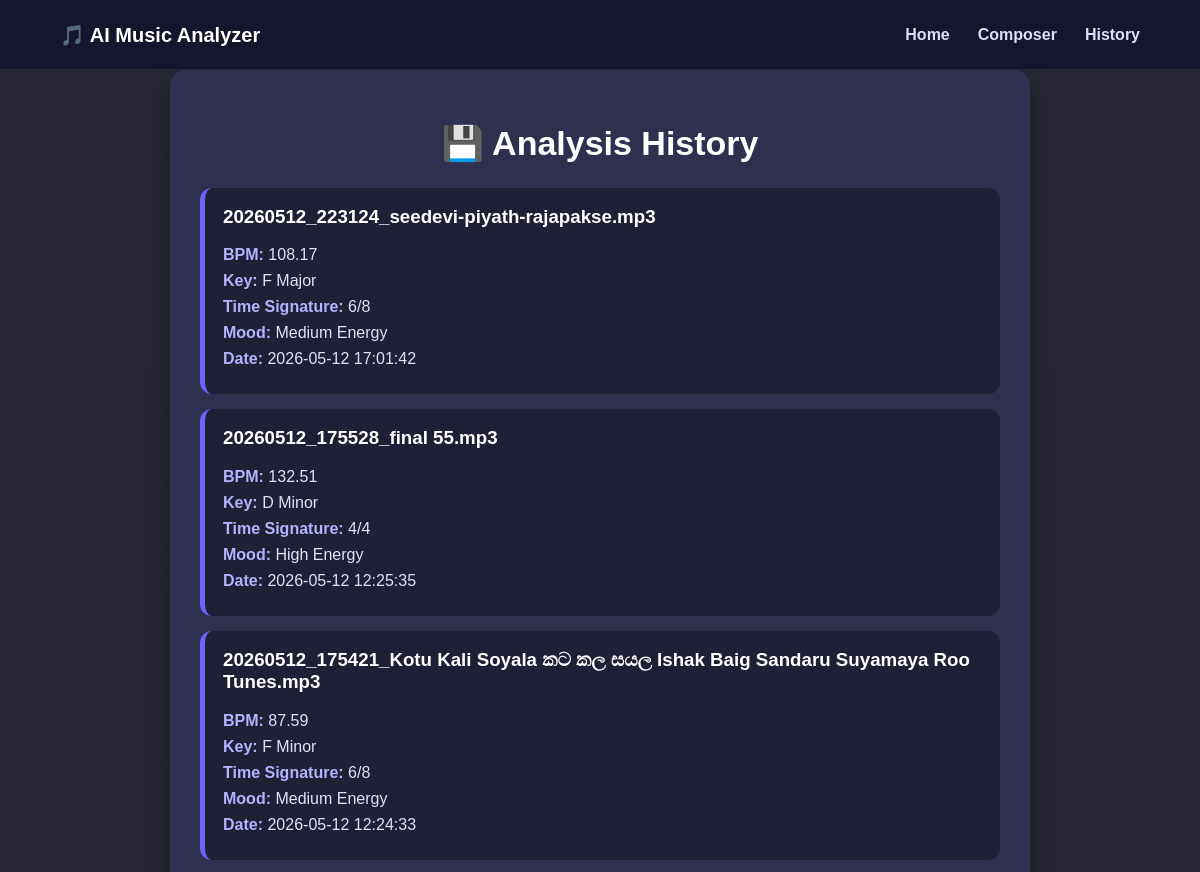
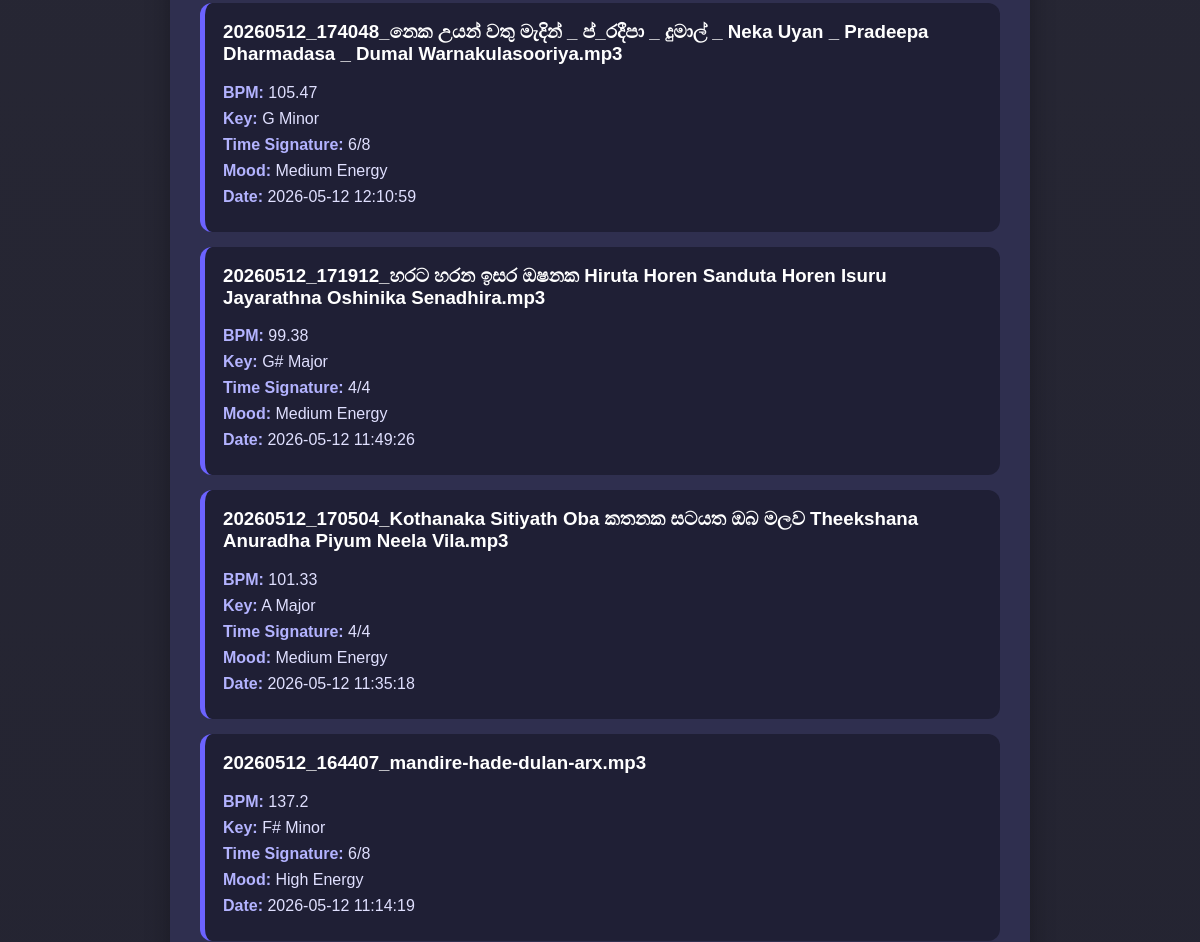
Before: /history (upper part) with the older database file (2 pictures, top to bottom).
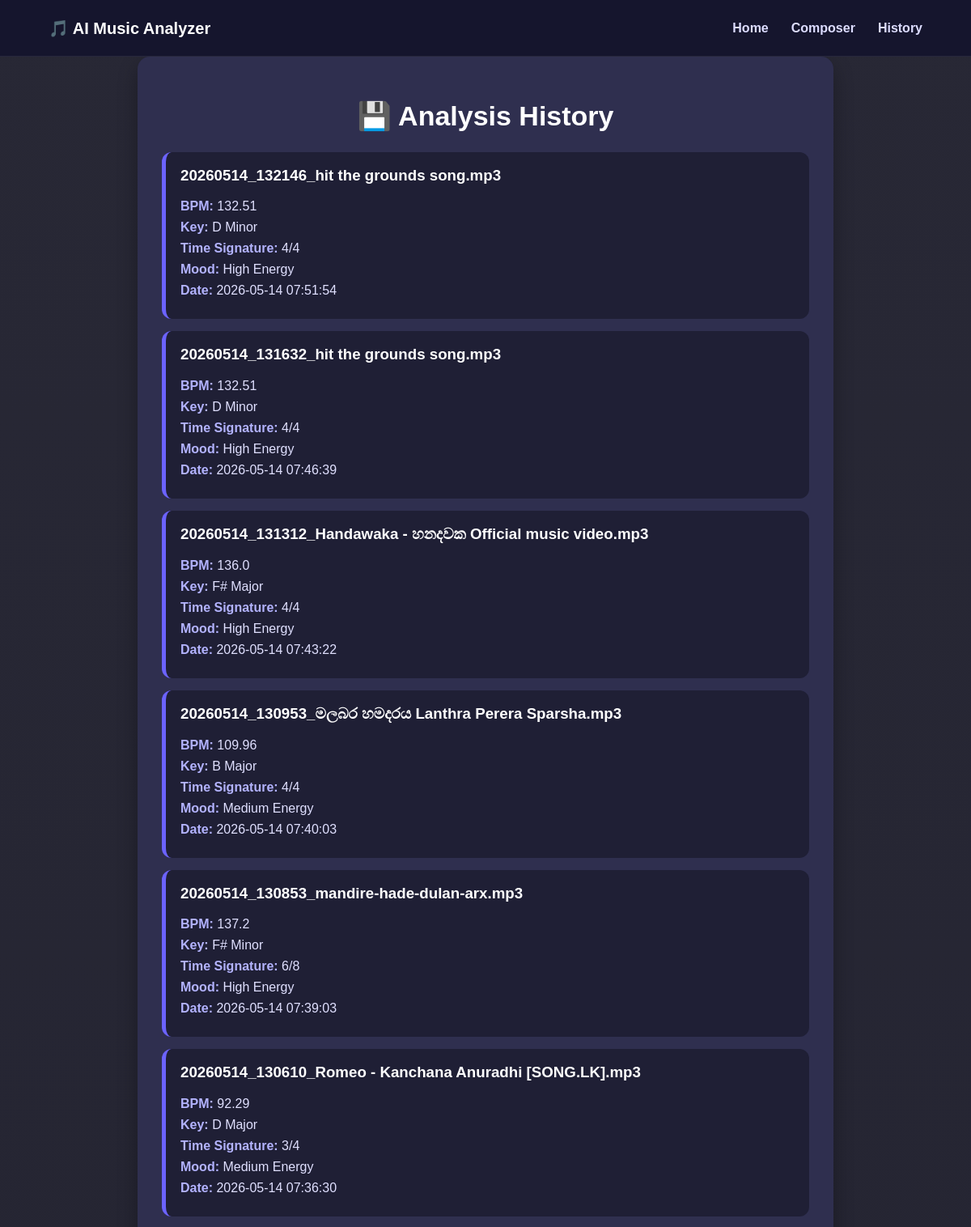
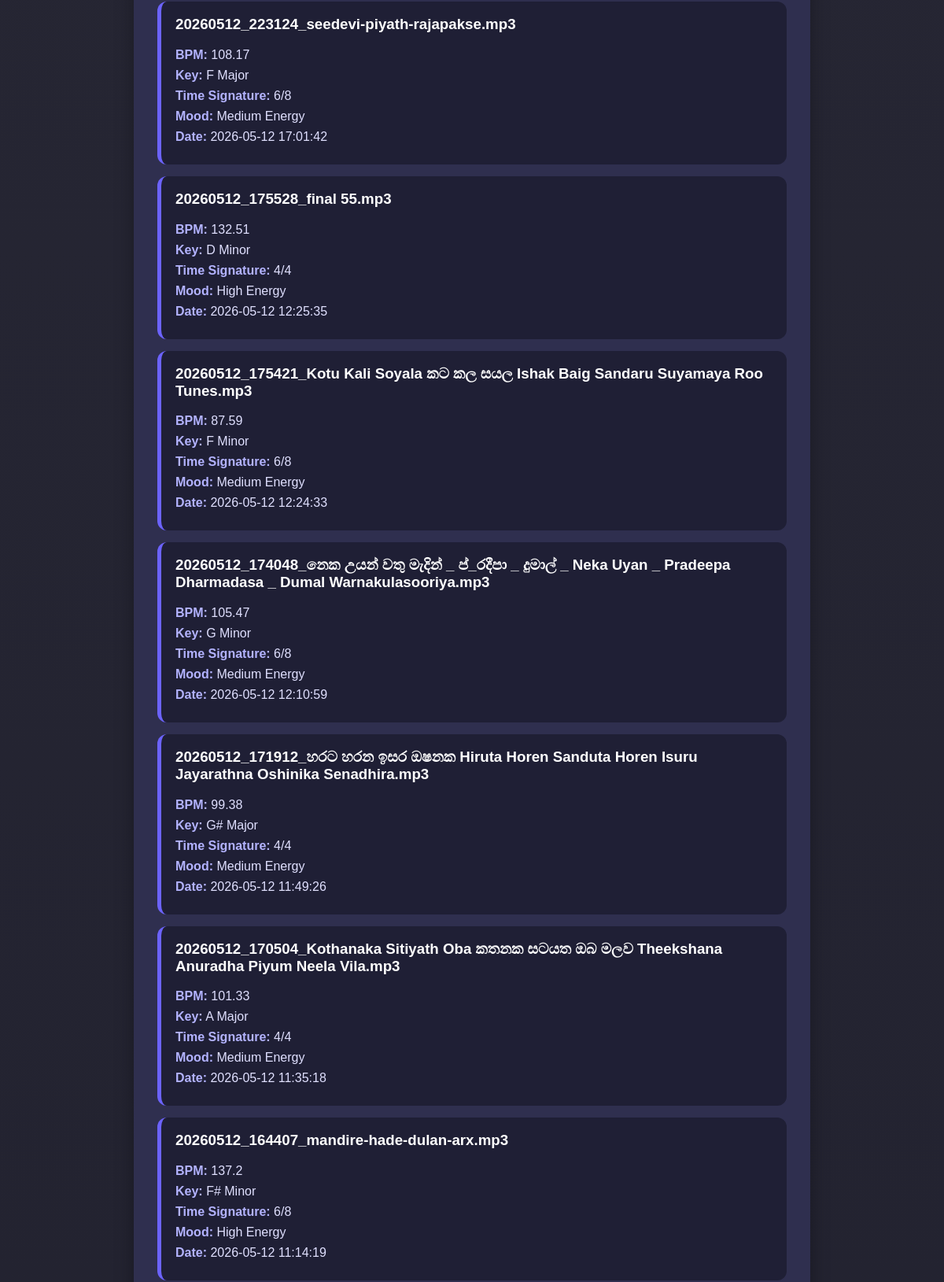
After: the same page with the newer database file (2 pictures, top to bottom).
### tables this page shows
CREATE TABLE analysis_history (
            id INTEGER PRIMARY KEY AUTOINCREMENT,
            filename TEXT,
            bpm REAL,
            song_key TEXT,
            time_signature TEXT,
            mood TEXT,
            chords TEXT,
            created_at TIMESTAMP DEFAULT CURRENT_TIMESTAMP
        );

### app.py (the view)
@app.route("/history")
def history_page():
    conn = sqlite3.connect(DB_NAME)
    conn.row_factory = sqlite3.Row
    cursor = conn.cursor()
    cursor.execute("""
        SELECT * FROM analysis_history
        ORDER BY id DESC
    """)
    history = cursor.fetchall()
    conn.close()
    return render_template("history.html", history=history)

### templates/history.html (shortened to what this page needs)
<!DOCTYPE html>
<html lang="en">
<head>
    <link rel="stylesheet" href="{{ url_for('static', filename='css/style.css') }}">
</head>
<body>
<nav class="navbar">
    <div class="nav-logo">🎵 AI Music Analyzer</div>
    <div class="nav-links">
        <a href="{{ url_for('index') }}">Home</a>
        <a href="{{ url_for('composer_page') }}">Composer</a>
        <a href="{{ url_for('history_page') }}">History</a>
    </div>
</nav>
<div class="history-container">
    <h1>💾 Analysis History</h1>
    {% if history %}
        <div class="history-list">
            {% for item in history %}
                <div class="history-card">
                    <h3>{{ item.filename }}</h3>
                    <p><strong>BPM:</strong> {{ item.bpm }}</p>
                    <p><strong>Key:</strong> {{ item.song_key }}</p>
                    <p><strong>Time Signature:</strong> {{ item.time_signature }}</p>
                    <p><strong>Mood:</strong> {{ item.mood }}</p>
                    <p><strong>Date:</strong> {{ item.created_at }}</p>
                </div>
            {% endfor %}
        </div>
    {% else %}
        <p>No analysis history yet.</p>
    {% endif %}
</div>
</body>
</html>

### static/css/style.css (style rules this page uses)
body { font-family: Arial, sans-serif; background: linear-gradient(rgba(10, 10, 25, 0.88), rgba(10, 10, 25, 0.92)), url("../images/guitarist.png"); background-size: cover; background-position: center; background-attachment: fixed; color: white; margin: 0; padding: 0; min-height: 100vh; }
.container, .composer-container, .history-container { width: 1100px; max-width: 95%; margin: 0 auto; background: rgba(47, 47, 79, 0.92); padding: 35px; border-radius: 22px; box-shadow: 0 18px 45px rgba(0, 0, 0, 0.45); text-align: center; backdrop-filter: blur(8px); }
h1 { font-size: 34px; margin-bottom: 10px; }
.history-container { background: #2f2f4f; padding: 30px; border-radius: 15px; width: 800px; max-width: 95%; box-shadow: 0 10px 25px rgba(0, 0, 0, 0.3); text-align: center; }
.history-list { display: grid; grid-template-columns: 1fr; gap: 15px; margin-top: 25px; }
.history-card { background: #1f1f35; padding: 18px; border-radius: 12px; text-align: left; border-left: 5px solid #6c63ff; }
.history-card h3 { margin-top: 0; color: #ffffff; }
.history-card p { color: #e0e0ff; margin: 8px 0; }
.history-card strong { color: #b3b3ff; }
.timeline, .history-list, .chord-card-grid { max-width: 900px; margin: 25px auto 0; }
body { font-family: Arial, sans-serif; background: linear-gradient(rgba(10, 10, 25, 0.88), rgba(10, 10, 25, 0.92)), url("../images/guitarist.png"); background-size: cover; background-position: center; background-attachment: fixed; color: white; margin: 0; min-height: 100vh; }
.navbar { width: 100%; height: 70px; background: rgba(20, 20, 45, 0.92); backdrop-filter: blur(10px); display: flex; align-items: center; justify-content: space-between; padding: 0 60px; box-sizing: border-box; border-bottom: 1px solid rgba(255,255,255,0.08); position: sticky; top: 0; z-index: 100; }
.nav-logo { font-size: 20px; font-weight: bold; color: #ffffff; }
.nav-links { display: flex; gap: 28px; }
.nav-links a { color: #dcdcff; text-decoration: none; font-weight: bold; transition: 0.25s; }

Changed rows visible on the page:
added analysis_history: filename "20260514_132146_hit the grounds song.mp3", bpm "132.51", song_key "D Minor", time_signature "4/4", mood "High Energy", created_at "2026-05-14 07:51:54"
added analysis_history: filename "20260514_131632_hit the grounds song.mp3", bpm "132.51", song_key "D Minor", time_signature "4/4", mood "High Energy", created_at "2026-05-14 07:46:39"
added analysis_history: filename "20260514_131312_Handawaka - හනදවක Official music video.mp3", bpm "136.0", song_key "F# Major", time_signature "4/4", mood "High Energy", created_at "2026-05-14 07:43:22"
added analysis_history: filename "20260514_130953_මලබර හමදරය Lanthra Perera Sparsha.mp3", bpm "109.96", song_key "B Major", time_signature "4/4", mood "Medium Energy", created_at "2026-05-14 07:40:03"
added analysis_history: filename "20260514_130853_mandire-hade-dulan-arx.mp3", bpm "137.2", song_key "F# Minor", time_signature "6/8", mood "High Energy", created_at "2026-05-14 07:39:03"
added analysis_history: filename "20260514_130610_Romeo - Kanchana Anuradhi [SONG.LK].mp3", bpm "92.29", song_key "D Major", time_signature "3/4", mood "Medium Energy", created_at "2026-05-14 07:36:30"
